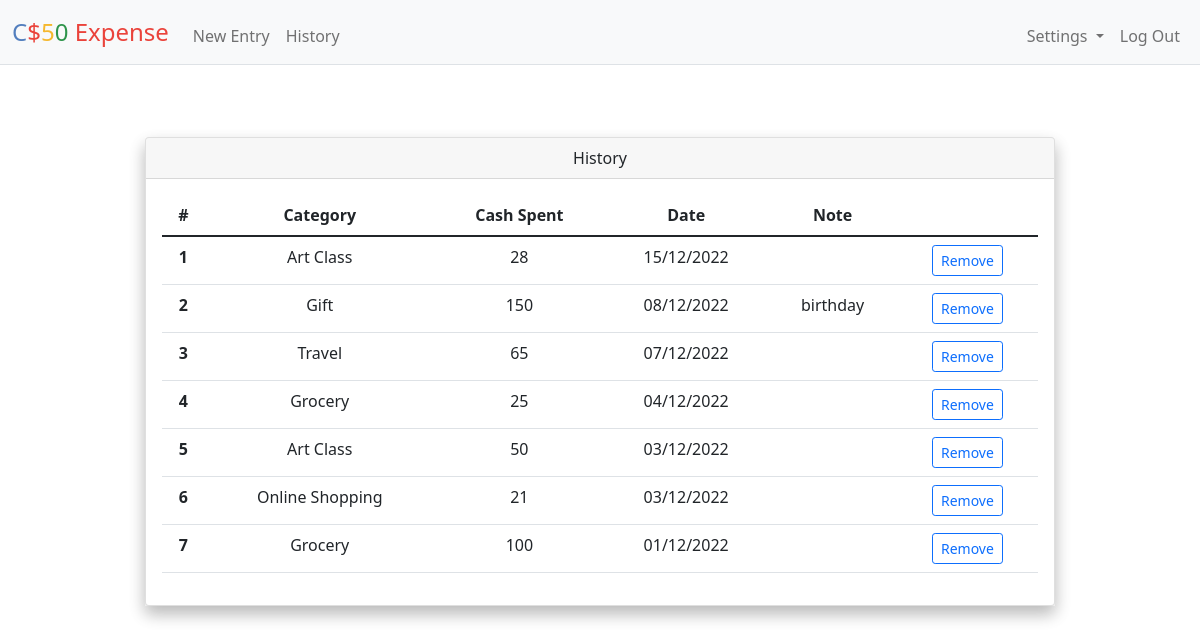
Screenshot of /history (signed in) with the database file from the repository.
### tables this page shows
CREATE TABLE entries (
    id INTEGER PRIMARY KEY AUTOINCREMENT NOT NULL,
    amount NUMERIC NOT NULL,
    description TEXT,
    year NUMRIC NOT NULL,
    month NUMRIC NOT NULL,
    day NUMRIC NOT NULL,
    user_id INTEGER NOT NULL,
    category_id INTEGER NOT NULL,
    FOREIGN KEY (user_id) REFERENCES users (id)
);

CREATE TABLE categories (
    id INTEGER PRIMARY KEY AUTOINCREMENT NOT NULL,
    category TEXT NOT NULL,
    user_id INTEGER NOT NULL,
    FOREIGN KEY (user_id) REFERENCES users (id)
);

### app.py (the view)
@app.route("/history", methods=["GET", "POST"])
@login_required
def history():
    if request.method == "POST":
        if 'remove_button' in request.form:
            id = request.form['remove_button']
            db_id = db.execute("SELECT * FROM entries WHERE user_id=? AND id=?", session["user_id"], id)
            if len(db_id) == 0:
                return apology("item doesn't exist", 400)
            db.execute("DELETE FROM entries WHERE id=?", id)
            flash('Item successfully removed')
            return redirect("/history")
        else:
            return apology("illegal entry", 400)
    else:
        history = db.execute(""" SELECT amount, description, year, month, day, entries.id, categories.category
                    FROM entries LEFT JOIN categories ON category_id = categories.id
                    WHERE entries.user_id=?""", session["user_id"])
        try:
            history = pd.DataFrame.from_dict(history)
            history["date"] = history["year"].astype(str) + "-" + history["month"].astype(str) + "-" + history["day"].astype(str)
            history["date"] = pd.to_datetime(history["date"])
            history["date"] = history["date"].dt.strftime('%d/%m/%Y')
            history = history.drop(columns=['year', 'month', 'day']).sort_values(['date', 'amount'], ascending=False)
            history.category.fillna(value=place_holder, inplace=True)
        except:
            history = pd.DataFrame.from_dict(history)
        history = history.to_dict('records')
        return render_template("history.html", history=history)

### app.py (called while the page is built)
@app.after_request
def after_request(response):
    response.headers["Cache-Control"] = "no-cache, no-store, must-revalidate"
    response.headers["Expires"] = 0
    response.headers["Pragma"] = "no-cache"
    return response

### helpers.py (called while the page is built)
def login_required(f):
    @wraps(f)
    def decorated_function(*args, **kwargs):
        if session.get("user_id") is None:
            return redirect("/login")
        return f(*args, **kwargs)
    return decorated_function

### templates/history.html (shortened to what this page needs)
{% extends "layout.html" %}
{% block main %}
  <div class="container-sm px-4 mt-4">
    <div class="col-xl-10 offset-lg-1 shadow">
      <div class="card mb-3 shadow">
        <div class="card-header">History</div>
        <div class="card-body">
          <table class="table">
            <thead>
              <tr>
                <th scope="row">#</th>
                <th scope="col">Category</th>
                <th scope="col">Cash Spent</th>
                <th scope="col">Date</th>
                <th scope="col">Note</th>
              </tr>
            </thead>
            <tbody>
              <form action="/history" method="POST">
              {% for item in history %}
                  <tr>
                    <th>{{loop.index}}</th>
                    <td>{{item.category|e}}</td>
                    <td>{{item.amount|e}}</td>
                    <td>{{item.date|e}}</td>
                    <td>{{item.description|e}}</td>
                    <td>
                      <button type="button" class="btn btn-outline-primary btn-sm" data-bs-toggle="modal" data-bs-target="#refid{{item.id|e}}">Remove</button>
                    </td>
                  </tr>
                {% endfor %}
              </form>
            </tbody>
          </table>
        </div>
      </div>
    </div>
  </div>
{% endblock %}

### templates/layout.html (shortened to what this page needs)
<!DOCTYPE html>
<html lang="en">
  <head>
    <link href="https://cdn.jsdelivr.net/npm/bootstrap@5.1.3/dist/css/bootstrap.min.css" rel="stylesheet">
    <link href="/static/styles.css" rel="stylesheet">
  </head>
  <body>
    <nav class="bg-light navbar navbar-expand-md navbar-light border-bottom">
      <div class="container-fluid">
        <a class="navbar-brand" href="/"><span class="blue">C</span><span class="red">$</span><span class="yellow">5</span><span class="green">0</span> <span class="red">Expense</span></a>
        <div class="collapse navbar-collapse" id="navbar">
          {% if session["user_id"] %}
            <ul class="navbar-nav me-auto mt-2">
              <li class="nav-item"><a class="nav-link" href="/entry">New Entry</a></li>
              <li class="nav-item"><a class="nav-link" href="/history">History</a></li>
            </ul>
            <ul class="navbar-nav ms-auto mt-2">
              <li class="nav-item dropdown">
                <a class="nav-link dropdown-toggle" href="#" role="button" data-bs-toggle="dropdown" aria-expanded="false">
                  Settings
                </a>
              </li>
              <li class="nav-item"><a class="nav-link" href="/logout">Log Out</a></li>
            </ul>
          {% else %}
            <ul class="navbar-nav ms-auto mt-2">
              <li class="nav-item"><a class="nav-link" href="/register">Register</a></li>
              <li class="nav-item"><a class="nav-link" href="/login">Log In</a></li>
            </ul>
          {% endif %}
        </div>
      </div>
    </nav>
    <main class="container-fluid py-5 text-center">
      {% block main %}{% endblock %}
    </main>
  </body>
</html>

### static/styles.css (style rules this page uses)
nav .navbar-brand { font-size: x-large; }
nav .navbar-brand .blue { color: #537fbe; }
nav .navbar-brand .red { color: #ea433b; }
nav .navbar-brand .yellow { color: #f5b82e; }
nav .navbar-brand .green { color: #2e944b; }

### rows the page displays
entries: category "Art Class", amount "28", date "15/12/2022"
entries: category "Gift", amount "150", date "08/12/2022", description "birthday"
entries: category "Travel", amount "65", date "07/12/2022"
entries: category "Grocery", amount "25", date "04/12/2022"
entries: category "Art Class", amount "50", date "03/12/2022"
entries: category "Online Shopping", amount "21", date "03/12/2022"
entries: category "Grocery", amount "100", date "01/12/2022"
